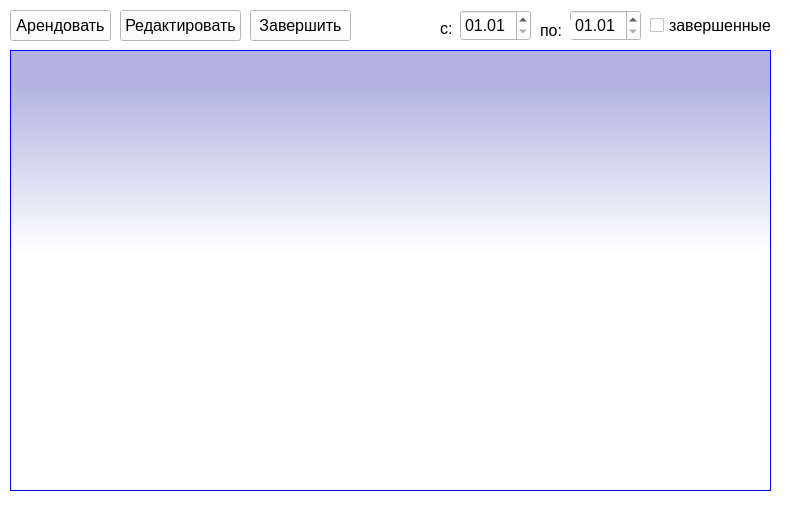
<?xml version="1.0" encoding="UTF-8"?>
<ui version="4.0">
 <class>RentView</class>
 <widget class="QWidget" name="RentView">
  <property name="geometry">
   <rect>
    <x>0</x>
    <y>0</y>
    <width>790</width>
    <height>505</height>
   </rect>
  </property>
  <property name="windowTitle">
   <string>Form</string>
  </property>
  <property name="styleSheet">
   <string notr="true">QWidget { background: white;}

QTableView { border: 1px solid blue; background: qlineargradient(spread:pad, x1:0.466, y1:0, x2:0.465955, y2:0.688, stop:0.125 rgba(171, 174, 221, 232), stop:0.670455 rgba(255, 255, 255, 255)); }</string>
  </property>
  <widget class="QPushButton" name="pushButtonRent">
   <property name="geometry">
    <rect>
     <x>10</x>
     <y>10</y>
     <width>101</width>
     <height>31</height>
    </rect>
   </property>
   <property name="font">
    <font>
     <pointsize>12</pointsize>
    </font>
   </property>
   <property name="text">
    <string>Арендовать</string>
   </property>
  </widget>
  <widget class="QPushButton" name="pushButtonRentEdit">
   <property name="geometry">
    <rect>
     <x>120</x>
     <y>10</y>
     <width>121</width>
     <height>31</height>
    </rect>
   </property>
   <property name="font">
    <font>
     <pointsize>12</pointsize>
    </font>
   </property>
   <property name="text">
    <string>Редактировать</string>
   </property>
  </widget>
  <widget class="QPushButton" name="pushButtonRentEnd">
   <property name="geometry">
    <rect>
     <x>250</x>
     <y>10</y>
     <width>101</width>
     <height>31</height>
    </rect>
   </property>
   <property name="font">
    <font>
     <pointsize>12</pointsize>
    </font>
   </property>
   <property name="text">
    <string>Завершить</string>
   </property>
  </widget>
  <widget class="QDateEdit" name="dateEditS">
   <property name="geometry">
    <rect>
     <x>460</x>
     <y>10</y>
     <width>71</width>
     <height>31</height>
    </rect>
   </property>
   <property name="font">
    <font>
     <pointsize>12</pointsize>
    </font>
   </property>
   <property name="displayFormat">
    <string>dd.MM</string>
   </property>
  </widget>
  <widget class="QDateEdit" name="dateEditE">
   <property name="geometry">
    <rect>
     <x>570</x>
     <y>10</y>
     <width>71</width>
     <height>31</height>
    </rect>
   </property>
   <property name="font">
    <font>
     <pointsize>12</pointsize>
    </font>
   </property>
   <property name="displayFormat">
    <string>dd.MM</string>
   </property>
  </widget>
  <widget class="QCheckBox" name="checkBox">
   <property name="geometry">
    <rect>
     <x>650</x>
     <y>10</y>
     <width>121</width>
     <height>31</height>
    </rect>
   </property>
   <property name="font">
    <font>
     <pointsize>12</pointsize>
    </font>
   </property>
   <property name="text">
    <string>завершенные</string>
   </property>
  </widget>
  <widget class="QTableView" name="tableView">
   <property name="geometry">
    <rect>
     <x>10</x>
     <y>50</y>
     <width>761</width>
     <height>441</height>
    </rect>
   </property>
  </widget>
  <widget class="QLabel" name="label">
   <property name="geometry">
    <rect>
     <x>440</x>
     <y>20</y>
     <width>16</width>
     <height>16</height>
    </rect>
   </property>
   <property name="font">
    <font>
     <pointsize>12</pointsize>
    </font>
   </property>
   <property name="text">
    <string>c:</string>
   </property>
  </widget>
  <widget class="QLabel" name="label_2">
   <property name="geometry">
    <rect>
     <x>540</x>
     <y>20</y>
     <width>31</width>
     <height>20</height>
    </rect>
   </property>
   <property name="font">
    <font>
     <pointsize>12</pointsize>
    </font>
   </property>
   <property name="text">
    <string>по:</string>
   </property>
  </widget>
 </widget>
 <resources/>
 <connections/>
</ui>
